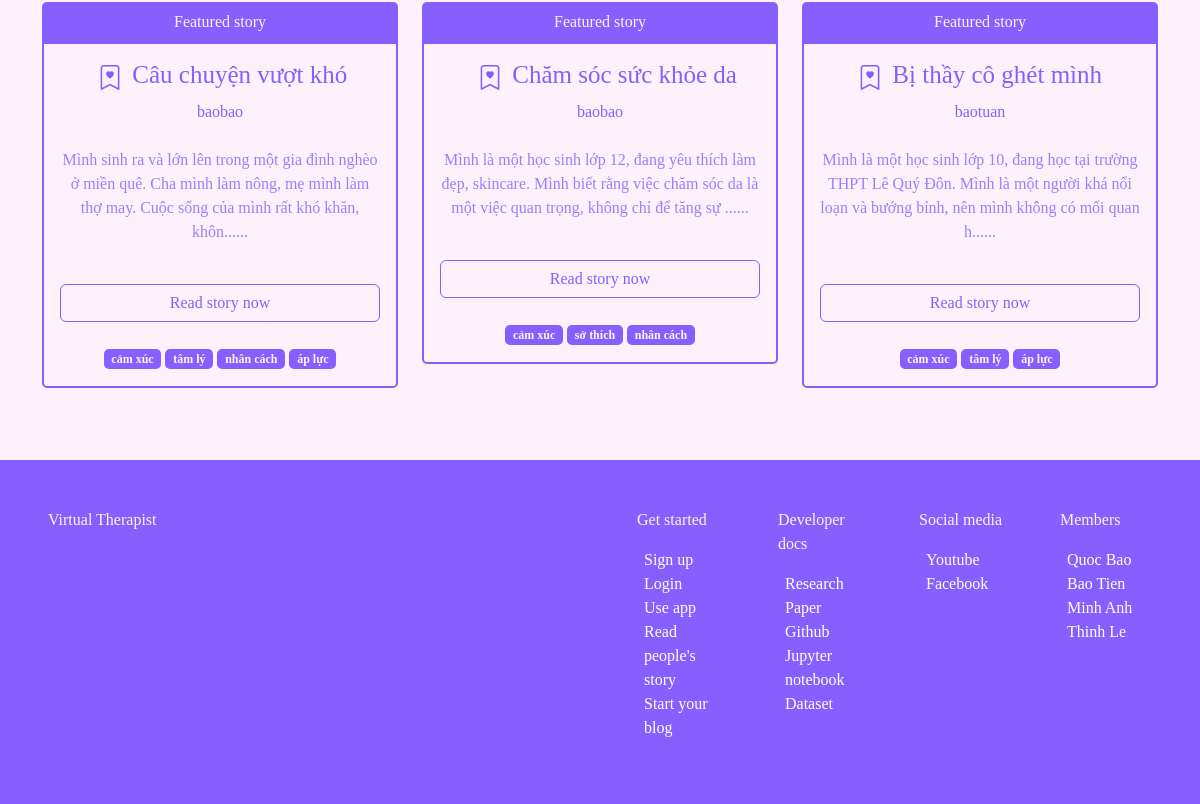
The page /all_blogs (lower part) on the database as committed earlier.
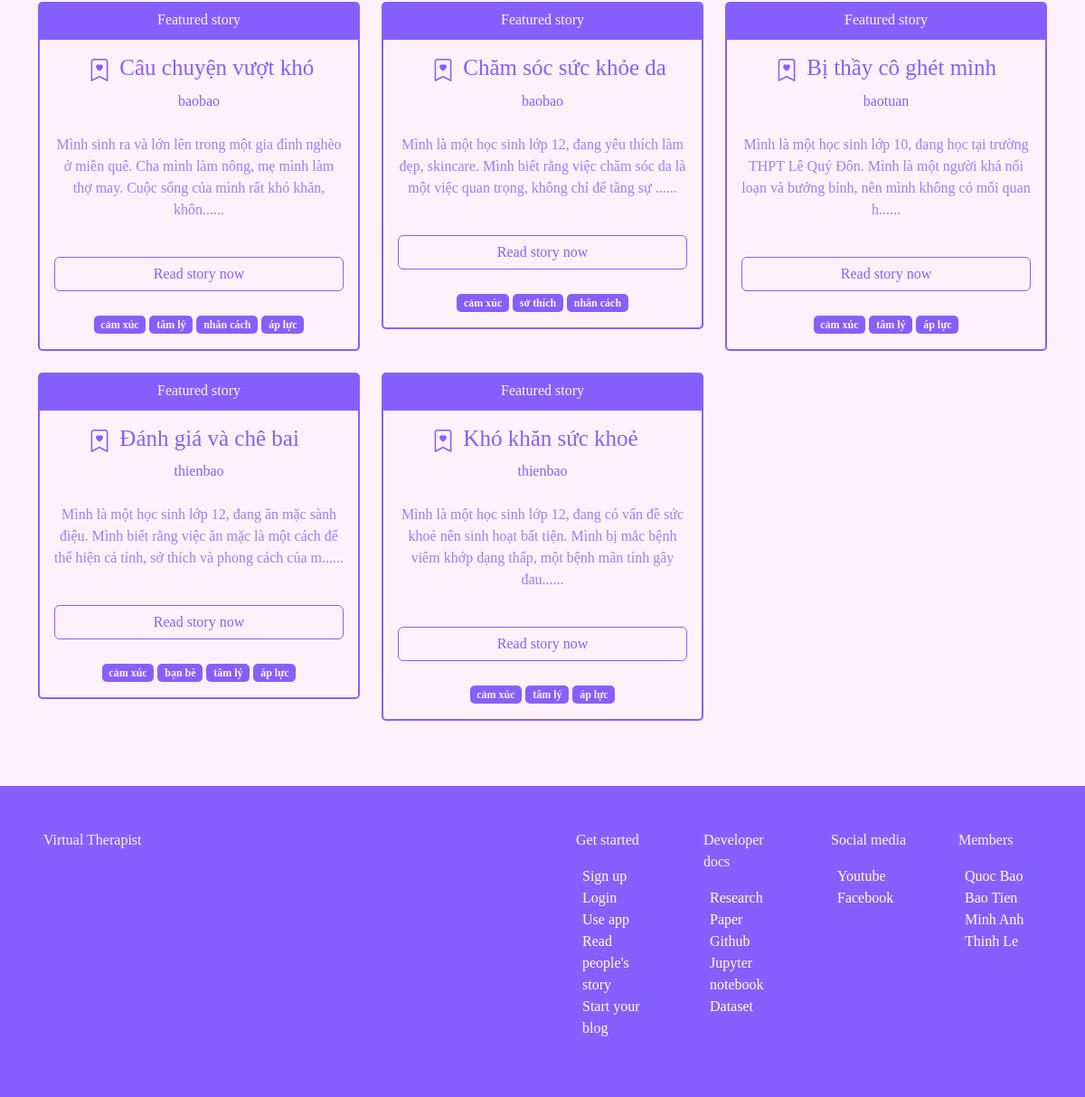
The same page on the database as committed later.
### app.py (models this page shows, shortened)
class Blogs(db.Model):
    id = db.Column(db.Integer, primary_key=True)
    title = db.Column(db.String(255), nullable=False)
    content = db.Column(db.Text, nullable=False)
    date_posted = db.Column(db.DateTime, default=datetime.utcnow)
    blog_commented = db.relationship('Comments', backref='blog_commented')
    blog_reacted = db.relationship('Reactions', backref='blog_reacted')
    tags = db.relationship('Tags', backref='blog_tags')
    blog_bookmarked = db.relationship('BookMarks', backref='blog_bookmarked')
    blog_category = db.relationship('Categories', backref='blog_category')
    poster_id = db.Column(db.Integer, db.ForeignKey('users.id'))

class Users(db.Model, UserMixin):
    id = db.Column(db.Integer, primary_key=True)
    name = db.Column(db.String(200), nullable=False)
    email =  db.Column(db.String(120), nullable=False, unique=True)
    user_name = db.Column(db.String(120), nullable=False)
    password_hash = db.Column(db.String(200))
    posts = db.relationship('Blogs', backref='poster')
    comments = db.relationship('Comments', backref='commenter')
    reacts = db.relationship('Reactions', backref='reacter')
    bookmarks = db.relationship('BookMarks', backref='bookmarker')
    @property
    def password():
        raise AttributeError('password is not a readable attribute')
    date_added = db.Column(db.DateTime, default=datetime.utcnow)

class Tags(db.Model):
    id = db.Column(db.Integer, primary_key=True)
    content = db.Column(db.Text, nullable=False)
    blog_id = db.Column(db.Integer, db.ForeignKey('blogs.id'))
    date_posted = db.Column(db.DateTime, default=datetime.utcnow)

### app.py (the view)
@app.route("/all_blogs")
def all_blogs():
    all_blogs = Blogs.query.order_by(Blogs.date_posted)
    bookmarks =  BookMarks.query.order_by(BookMarks.date_posted)
    tags = Tags.query.order_by(Tags.date_posted)
    list_tags = ["cảm xúc", "chủng tộc", "sở thích", "du lịch", "thể thao", "hẹn hò", "gia đình", "đồng nghiệp", "bạn bè", "tâm lý", "nhân cách", "âm nhạc", "sách truyện", "áp lực", "thi cử"]
    categories = Categories.query.order_by(Categories.date_posted)
    img_categories = ['rm_2.png', 'rm_3.png', 'rm_4.png', 'rm_5.png', 'rm_6.png']
    return render_template("all_blogs.html", all_blogs=all_blogs, bookmarks=bookmarks, blog_id_bookmark=blog_id_bookmark, tags=tags, decoding=decoding, list_tags=list_tags, categories=categories, img_categories=img_categories, zip=zip)

### app.py (called while the page is built)
@app.context_processor
def base():
    form = SearchForm()
    return dict(form=form)

def decoding(str_list):
    return str_list.split('/')

### templates/all_blogs.html (shortened to what this page needs)
{% include 'navbar.html' %}
<div id="hero" class="text-center">
    <div class="hero-content display-table">
        <br> <br> <br>
        <div class="table-cell-3">
            <div class="container">
                <br>
                <div class="row mt-4">
                    {% for blog in all_blogs %}
                        <div class="col-4 mt-4">
                            <div class="card ">
                                <div class="card-header card-secondary-color">
                                    Featured story
                                </div>
                                <div class="card-body card-primary-color">
                                    <div class="row" style="padding:0px">
                                        <div class="col-2">
                                            {% include 'bookmark2.html' %}
                                        </div>
                                        <div class="col-10">
                                            <h3 class="card-title-blog text-left" style="margin-left: 15px">
                                                {{blog.title[:25]}}
                                            </h3>
                                        </div>
                                    </div>
                                    <a href="{{url_for('other_user_blogs', id=blog.poster.id)}}"><p class="card-text">{{blog.poster.user_name}}</p></a>
                                    <p class="card-text opacity-8 mt-4">{{blog.content[:140]}}......</p>
                                    <br>
                                    <div class="d-grid gap-2">
                                        <a href="{{url_for('blog', id=blog.id)}}" class="btn btn-outline-primary">Read story now</a>
                                    </div>
                                    <br>
                                    <div class="tag-footer">
                                        {% for tag in tags %}
                                            {% if tag.blog_id == blog.id %}
                                                {% set tag_list = decoding(tag.content) %}
                                                    {% for t in tag_list %}
                                                        <li class="badge tag-tag ">{{t}}</li>
                                                    {% endfor %}
                                            {% endif %}
                                        {% endfor %}
                                    </div>
                                </div>
                            </div>
                        </div>
                    {% endfor %}
                </div>
            </div>
        </div>
    </div>
</div>
{% include 'footer.html' %}

### templates/bookmark2.html (shortened to what this page needs)
<form action="/bookmark2" method="post">
    {% with temp2 = None %}
        {% for bookmark in bookmarks %}
            {% if bookmark.bookmarker.id == current_user.id and bookmark.blog_id == blog.id %}
                {% set temp2=bookmark.bookmark_state %}
            {% endif %}
        {% endfor %}
        {% if temp2==None %}
            <div class="form-check form-check-inline" style="font-size: 25px;">
                <label class="form-check-label" for="true"><i class="bi bi-bookmark-heart" data-bs-toggle="modal" data-bs-target="#ConfirmBookmark"></i></label>
            </div>
        {% endif %}
    {% endwith %}
</form>

Rows that differ between the two databases and show on the page:
added Blogs: title "Đánh giá và chê bai", poster.user_name "thienbao", content "Mình là một học sinh lớp 12, đang ăn mặc sành điệu. Mình biết rằng việc ăn mặc là một cách để thể hiện cá tính, sở thích và phong cách của m"
added Tags: tag_list "cảm xúc" "bạn bè" "tâm lý" "áp lực", shown under "Đánh giá và chê bai"
added Blogs: title "Khó khăn sức khoẻ", poster.user_name "thienbao", content "Mình là một học sinh lớp 12, đang có vấn đề sức khoẻ nên sinh hoạt bất tiện. Mình bị mắc bệnh viêm khớp dạng thấp, một bệnh mãn tính gây đau"
added Tags: tag_list "cảm xúc" "tâm lý" "áp lực", shown under "Khó khăn sức khoẻ"
